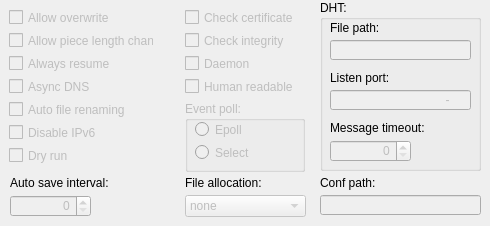
     <widget class="QWidget" name="tab_6">
      <attribute name="title">
       <string>Advanced</string>
      </attribute>
      <widget class="QCheckBox" name="checkBox_AllowOverwrite">
       <property name="enabled">
        <bool>false</bool>
       </property>
       <property name="geometry">
        <rect>
         <x>9</x>
         <y>9</y>
         <width>145</width>
         <height>17</height>
        </rect>
       </property>
       <property name="text">
        <string>Allow overwrite</string>
       </property>
      </widget>
      <widget class="QCheckBox" name="checkBox_AllowPieceLengthChange">
       <property name="enabled">
        <bool>false</bool>
       </property>
       <property name="geometry">
        <rect>
         <x>9</x>
         <y>32</y>
         <width>145</width>
         <height>17</height>
        </rect>
       </property>
       <property name="text">
        <string>Allow piece length change</string>
       </property>
      </widget>
      <widget class="QCheckBox" name="checkBox_AlwayResume">
       <property name="enabled">
        <bool>false</bool>
       </property>
       <property name="geometry">
        <rect>
         <x>9</x>
         <y>55</y>
         <width>145</width>
         <height>17</height>
        </rect>
       </property>
       <property name="text">
        <string>Always resume</string>
       </property>
      </widget>
      <widget class="QCheckBox" name="checkBox_AsyncDns">
       <property name="enabled">
        <bool>false</bool>
       </property>
       <property name="geometry">
        <rect>
         <x>9</x>
         <y>78</y>
         <width>145</width>
         <height>17</height>
        </rect>
       </property>
       <property name="text">
        <string>Async DNS</string>
       </property>
      </widget>
      <widget class="QCheckBox" name="checkBox_AutoFileRenaming">
       <property name="enabled">
        <bool>false</bool>
       </property>
       <property name="geometry">
        <rect>
         <x>9</x>
         <y>101</y>
         <width>145</width>
         <height>17</height>
        </rect>
       </property>
       <property name="text">
        <string>Auto file renaming</string>
       </property>
      </widget>
      <widget class="QLabel" name="label_26">
       <property name="geometry">
        <rect>
         <x>10</x>
         <y>175</y>
         <width>141</width>
         <height>16</height>
        </rect>
       </property>
       <property name="text">
        <string>Auto save interval:</string>
       </property>
       <property name="buddy">
        <cstring>spinBox_AutoSaveInterval</cstring>
       </property>
      </widget>
      <widget class="QSpinBox" name="spinBox_AutoSaveInterval">
       <property name="enabled">
        <bool>false</bool>
       </property>
       <property name="geometry">
        <rect>
         <x>10</x>
         <y>195</y>
         <width>81</width>
         <height>22</height>
        </rect>
       </property>
       <property name="alignment">
        <set>Qt::AlignRight|Qt::AlignTrailing|Qt::AlignVCenter</set>
       </property>
       <property name="specialValueText">
        <string/>
       </property>
      </widget>
      <widget class="QCheckBox" name="checkBox_DisableIPV6">
       <property name="enabled">
        <bool>false</bool>
       </property>
       <property name="geometry">
        <rect>
         <x>9</x>
         <y>124</y>
         <width>145</width>
         <height>17</height>
        </rect>
       </property>
       <property name="text">
        <string>Disable IPv6</string>
       </property>
      </widget>
      <widget class="QCheckBox" name="checkBox_DryRun">
       <property name="enabled">
        <bool>false</bool>
       </property>
       <property name="geometry">
        <rect>
         <x>9</x>
         <y>147</y>
         <width>145</width>
         <height>17</height>
        </rect>
       </property>
       <property name="text">
        <string>Dry run</string>
       </property>
      </widget>
      <widget class="QCheckBox" name="checkBox_CheckCertificate">
       <property name="enabled">
        <bool>false</bool>
       </property>
       <property name="geometry">
        <rect>
         <x>185</x>
         <y>9</y>
         <width>111</width>
         <height>17</height>
        </rect>
       </property>
       <property name="text">
        <string>Check certificate</string>
       </property>
      </widget>
      <widget class="QCheckBox" name="checkBox_CheckIntegrity">
       <property name="enabled">
        <bool>false</bool>
       </property>
       <property name="geometry">
        <rect>
         <x>185</x>
         <y>32</y>
         <width>111</width>
         <height>17</height>
        </rect>
       </property>
       <property name="text">
        <string>Check integrity</string>
       </property>
      </widget>
      <widget class="QLabel" name="label_29">
       <property name="geometry">
        <rect>
         <x>320</x>
         <y>175</y>
         <width>161</width>
         <height>16</height>
        </rect>
       </property>
       <property name="text">
        <string>Conf path:</string>
       </property>
       <property name="buddy">
        <cstring>lineEdit_ConfPath</cstring>
       </property>
      </widget>
      <widget class="QLineEdit" name="lineEdit_ConfPath">
       <property name="enabled">
        <bool>false</bool>
       </property>
       <property name="geometry">
        <rect>
         <x>320</x>
         <y>195</y>
         <width>161</width>
         <height>20</height>
        </rect>
       </property>
      </widget>
      <widget class="QCheckBox" name="checkBox_Daemon">
       <property name="enabled">
        <bool>false</bool>
       </property>
       <property name="geometry">
        <rect>
         <x>185</x>
         <y>55</y>
         <width>111</width>
         <height>17</height>
        </rect>
       </property>
       <property name="text">
        <string>Daemon</string>
       </property>
      </widget>
      <widget class="QGroupBox" name="groupBox_5">
       <property name="enabled">
        <bool>true</bool>
       </property>
       <property name="geometry">
        <rect>
         <x>320</x>
         <y>0</y>
         <width>161</width>
         <height>171</height>
        </rect>
       </property>
       <property name="title">
        <string>DHT:</string>
       </property>
       <widget class="QLabel" name="label_30">
        <property name="geometry">
         <rect>
          <x>10</x>
          <y>20</y>
          <width>51</width>
          <height>16</height>
         </rect>
        </property>
        <property name="text">
         <string>File path:</string>
        </property>
        <property name="buddy">
         <cstring>lineEdit_DHT_FilePath</cstring>
        </property>
       </widget>
       <widget class="QLineEdit" name="lineEdit_DHT_FilePath">
        <property name="enabled">
         <bool>false</bool>
        </property>
        <property name="geometry">
         <rect>
          <x>10</x>
          <y>40</y>
          <width>141</width>
          <height>20</height>
         </rect>
        </property>
       </widget>
       <widget class="QLabel" name="label_31">
        <property name="geometry">
         <rect>
          <x>10</x>
          <y>70</y>
          <width>71</width>
          <height>16</height>
         </rect>
        </property>
        <property name="text">
         <string>Listen port:</string>
        </property>
        <property name="buddy">
         <cstring>lineEdit_DHT_ListenPort</cstring>
        </property>
       </widget>
       <widget class="QLineEdit" name="lineEdit_DHT_ListenPort">
        <property name="enabled">
         <bool>false</bool>
        </property>
        <property name="geometry">
         <rect>
          <x>10</x>
          <y>90</y>
          <width>141</width>
          <height>20</height>
         </rect>
        </property>
        <property name="inputMask">
         <string>00000-00000; </string>
        </property>
        <property name="alignment">
         <set>Qt::AlignRight|Qt::AlignTrailing|Qt::AlignVCenter</set>
        </property>
       </widget>
       <widget class="QLabel" name="label_32">
        <property name="geometry">
         <rect>
          <x>10</x>
          <y>120</y>
          <width>101</width>
          <height>16</height>
         </rect>
        </property>
        <property name="text">
         <string>Message timeout:</string>
        </property>
        <property name="buddy">
         <cstring>spinBox_DHT_MessageTimeout</cstring>
        </property>
       </widget>
       <widget class="QSpinBox" name="spinBox_DHT_MessageTimeout">
        <property name="enabled">
         <bool>false</bool>
        </property>
        <property name="geometry">
         <rect>
          <x>10</x>
          <y>140</y>
          <width>81</width>
          <height>22</height>
         </rect>
        </property>
        <property name="alignment">
         <set>Qt::AlignRight|Qt::AlignTrailing|Qt::AlignVCenter</set>
        </property>
       </widget>
      </widget>
      <widget class="QGroupBox" name="groupBox_6">
       <property name="enabled">
        <bool>false</bool>
       </property>
       <property name="geometry">
        <rect>
         <x>185</x>
         <y>101</y>
         <width>120</width>
         <height>71</height>
        </rect>
       </property>
       <property name="title">
        <string>Event poll:</string>
       </property>
       <widget class="QRadioButton" name="radioButton_EventPoll_Epoll">
        <property name="geometry">
         <rect>
          <x>10</x>
          <y>20</y>
          <width>82</width>
          <height>17</height>
         </rect>
        </property>
        <property name="text">
         <string>Epoll</string>
        </property>
       </widget>
       <widget class="QRadioButton" name="radioButton_EventPoll_Select">
        <property name="geometry">
         <rect>
          <x>10</x>
          <y>43</y>
          <width>82</width>
          <height>17</height>
         </rect>
        </property>
        <property name="text">
         <string>Select</string>
        </property>
       </widget>
      </widget>
      <widget class="QCheckBox" name="checkBox_HumanReadable">
       <property name="enabled">
        <bool>false</bool>
       </property>
       <property name="geometry">
        <rect>
         <x>185</x>
         <y>78</y>
         <width>111</width>
         <height>17</height>
        </rect>
       </property>
       <property name="text">
        <string>Human readable</string>
       </property>
      </widget>
      <widget class="QComboBox" name="comboBox_FileAllocation">
       <property name="enabled">
        <bool>false</bool>
       </property>
       <property name="geometry">
        <rect>
         <x>185</x>
         <y>195</y>
         <width>121</width>
         <height>22</height>
        </rect>
       </property>
       <item>
        <property name="text">
         <string>none</string>
        </property>
       </item>
       <item>
        <property name="text">
         <string>prealloc</string>
        </property>
       </item>
       <item>
        <property name="text">
         <string>falloc</string>
        </property>
       </item>
      </widget>
      <widget class="QLabel" name="label_33">
       <property name="geometry">
        <rect>
         <x>185</x>
         <y>175</y>
         <width>121</width>
         <height>16</height>
        </rect>
       </property>
       <property name="text">
        <string>File allocation:</string>
       </property>
       <property name="buddy">
        <cstring>comboBox_FileAllocation</cstring>
       </property>
      </widget>
     </widget>
